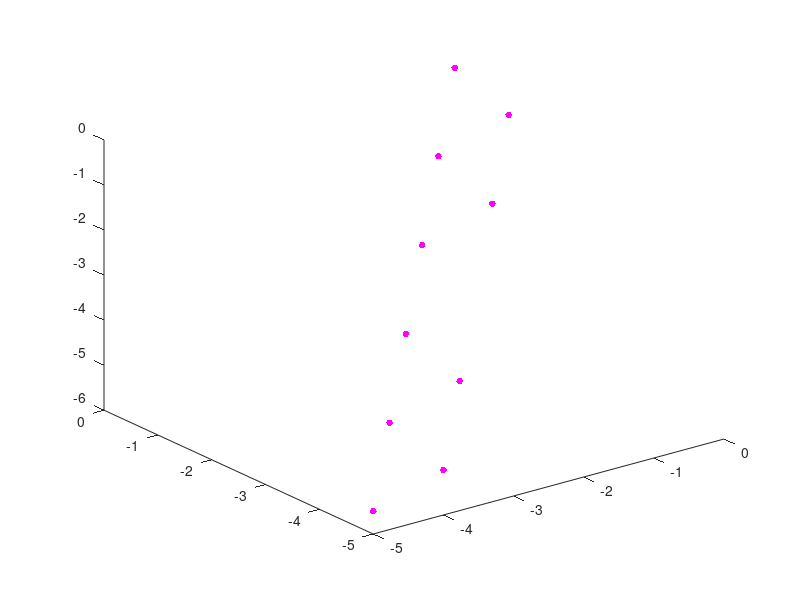

Source code (MATLAB): (Note: this script raises an error after producing the figure.)
clc
clear

%z = 2*x + y + 1
x = randi([-5,0],1,500);
    
y = randi([-5,0],1,500);
x_1 = sort(x);
y_1 = sort(y);


z_1 = 0.5*x_1 + 0.5*y_1 - 0.5;


figure(1)
plot3(x_1, y_1, z_1,'.', 'MarkerSize',15,'MarkerEdgeColor','m');

theta0 = 0;
theta1 = 0;
theta2 = 0;
epochs = 100;
alpha = 2;

loss =  cost_function(x_1,y_1,z_1,theta0,theta1,theta2);

[theta0,theta1,theta2] = grad_des(x_1,y_1,z_1,theta0,theta1,theta2,alpha,epochs);

hold on
b = mean(theta0(:));
w1 = mean(theta1(:));
w2 = mean(theta2(:));

z_2 = b + w1.*x_1 + w2.*y_1;
hold on 
fplot3(@(x_1)x_1, @(y_1)y_1, @(z_2)z_2,'Color','g');


x11 = xlabel('X') 
y11 = ylabel('Y') 
z11 = zlabel('Objective Function')
axis([-5,0,-5,0,-10,10])
tt = title(['The fitting line is f(x) = ', num2str(b), ' +', num2str(w1),'*x', ' +', num2str(w2),'*y']);


hold off

figure(2)
plot(loss);

